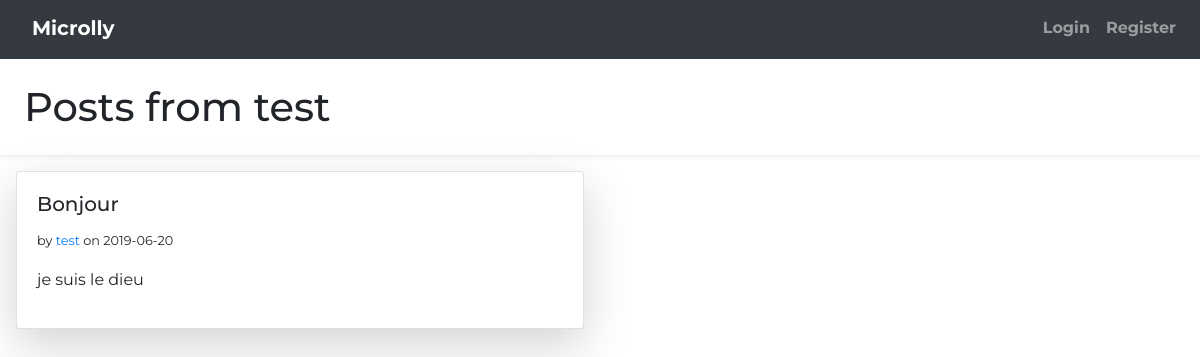
/user_publication/1/, run on an earlier commit of the app's database.
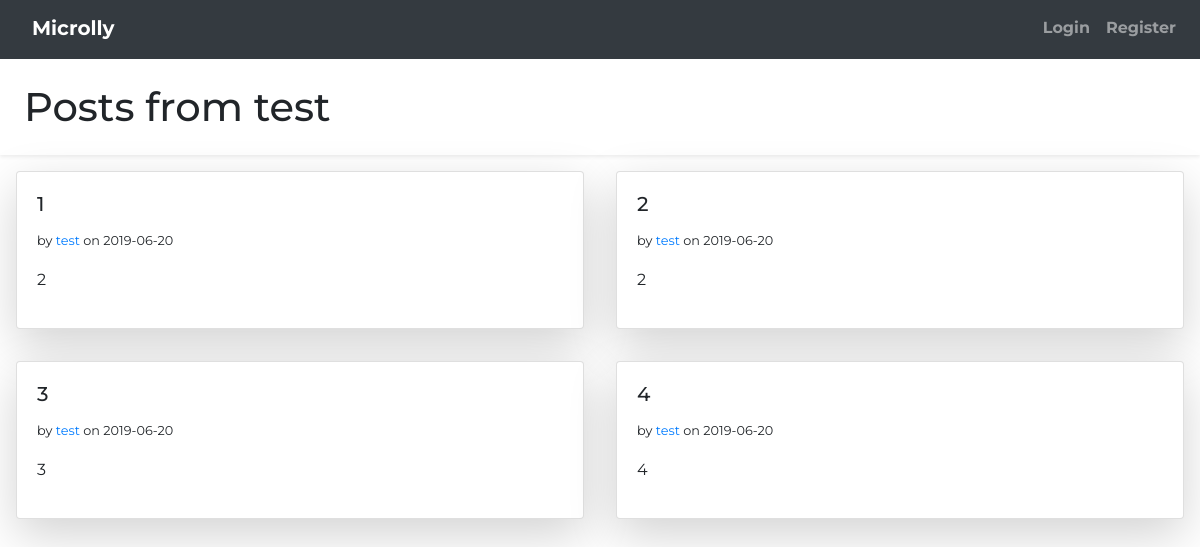
And on a later commit of the database.
### model.py (models this page shows)
class BaseModel(Model):
    class Meta:
        database = database

class Publication(BaseModel):
    title = CharField(index=True)
    body = TextField()
    creation_date = DateTimeField(default=datetime.datetime.now)
    update_date = DateTimeField(default=datetime.datetime.now)
    author = ForeignKeyField(User, backref="publications")

class User(BaseModel, UserMixin):
    username = CharField(unique=True)
    first_name = CharField()
    last_name = CharField()
    email = TextField(unique=True, index=True)
    password = TextField()
    active = BooleanField(default=True)

### app.py (the view)
@app.route('/user_publication/<int:user_id>/', methods=['GET'])
def user_publication(user_id):
    try:
        user = User.get(user_id)
    except User.DoesNotExist:
        abort(404)
    return object_list('user_publication.html',user.publications,context_variable='publications',paginate_by=4,page_var='page',check_bounds=True,**{'user':user})

### templates/user_publication.html (shortened to what this page needs)
{% extends 'base.html' %}
{% block main %}
<div class="row shadow-sm">
    <h1 class="m-4">Posts from {{ user.username }}</h1>
</div>
<div class="row">
    {% for publication in publications %}
    <div class="col-6 p-3">
        <div class="card shadow-lg">
            <div class="card-body">
                <h5 class="card-title">
                    {{ publication.title }}
                </h5>
                <p> <small> by <a
                            href=" {{url_for('user_publication', user_id=publication.author.id)}}">{{ publication.author.username }}</a>
                        on {{ publication.creation_date.strftime('%Y-%m-%d') }} </small>
                </p>
                <p>{{ publication.body }}</p>
            </div>
        </div>
    </div>
    {% endfor %}
</div>
{% endblock %}

What changed in the data, as far as the page shows it:
removed Publication: title "Bonjour", author.username "test", creation_date "2019-06-20", body "je suis le dieu"
added Publication: title "1", author.username "test", creation_date "2019-06-20", body "2"
added Publication: title "2", author.username "test", creation_date "2019-06-20", body "2"
added Publication: title "3", author.username "test", creation_date "2019-06-20", body "3"
added Publication: title "4", author.username "test", creation_date "2019-06-20", body "4"
